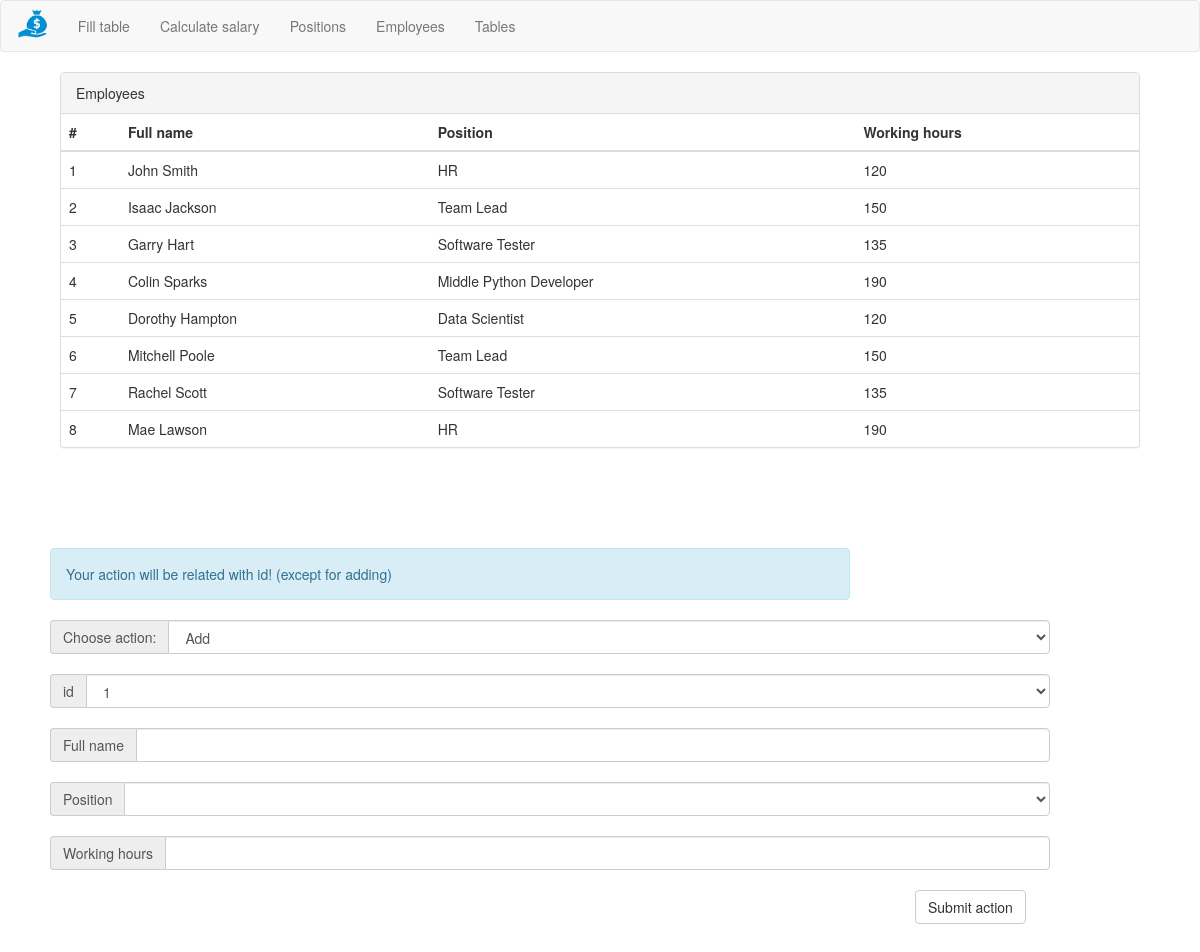
/employees/, run on an earlier commit of the app's database.
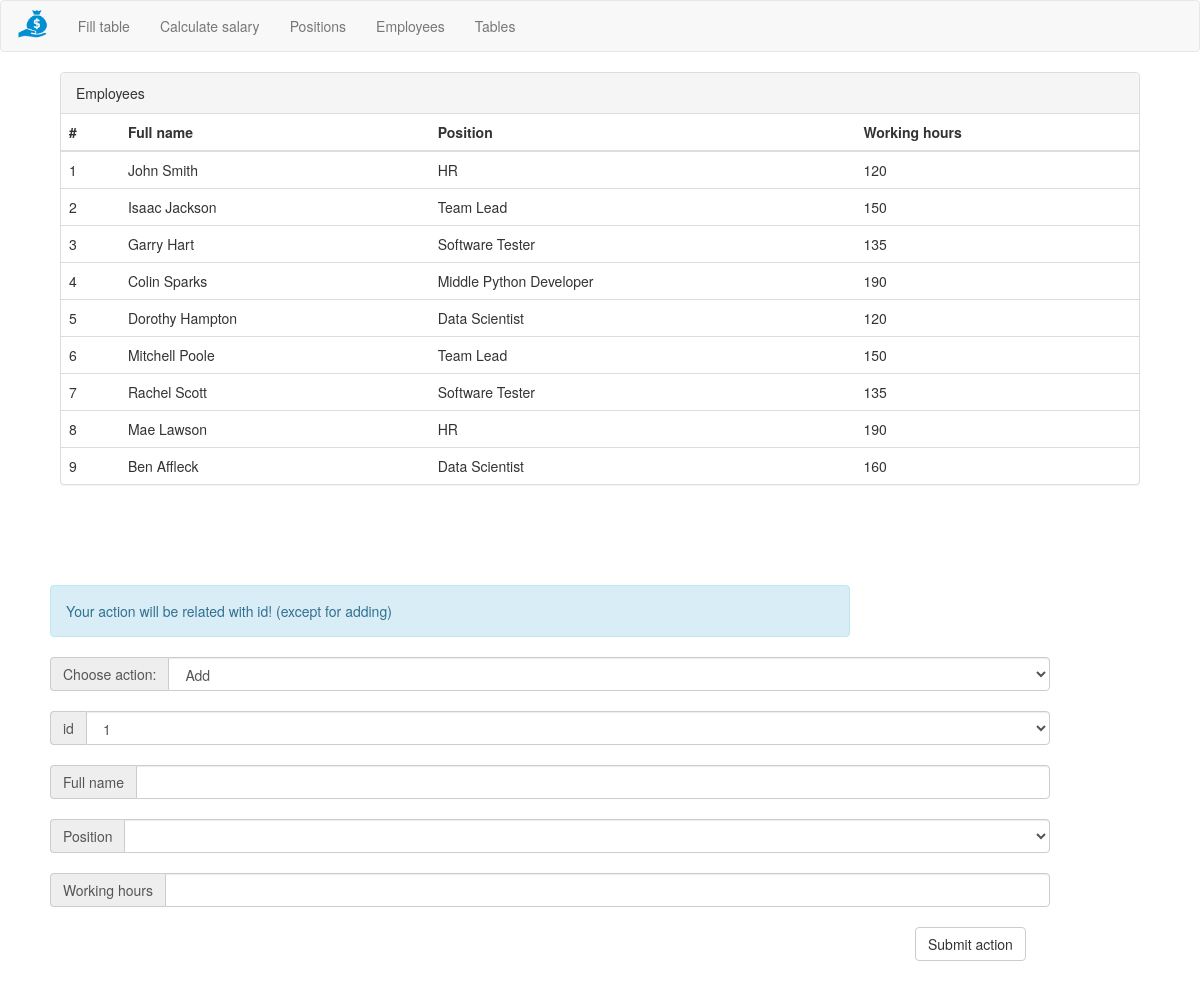
And on a later commit of the database.
### tables this page shows
CREATE TABLE Employees (id INTEGER, name TEXT, post TEXT, rate INTEGER);

### __init__.py (the view)
@app.route('/employees/')
def employees():
    try:
        POSTS_DATA = Position().get_all_db_data()
        EMPLOYEES_DATA = Employee().get_all_db_data()
        return render_template("employees.html", EMPLOYEES_DATA=EMPLOYEES_DATA, POSTS_DATA=POSTS_DATA, error=None)
    except Exception as e:
        traceback.format_exc()
        return render_template("employees.html", error="Exception has been caught: " + e.args[0])

### Employee.py (called while the page is built)
    def get_all_db_data(self):
        db = sqlite.connect(self.database)
        db.row_factory = sqlite.Row
        with db:
            conn = db.cursor()
            conn.execute("SELECT * FROM {}".format(self.table))
            data = conn.fetchall()
            return data

### Position.py (called while the page is built)
    def get_all_db_data(self):
        db = sqlite.connect(self.database)
        db.row_factory = sqlite.Row
        with db:
            conn = db.cursor()
            conn.execute("SELECT * FROM {}".format(self.table))
            data = conn.fetchall()
            return data

### templates/employees.html (shortened to what this page needs)
{% extends "header.html" %}
{% block body %}
    <div class="panel panel-default" style="max-width: 90%; margin: auto;">
        <div class="panel-heading">Employees </div>
        <table class="table">
            <thead>
                <th> # </th>
                <th> Full name </th>
                <th> Position </th>
                <th> Working hours </th>
            </thead>
            <tbody>
                {% for item in EMPLOYEES_DATA:%}
                <tr>
                    <td> {{item["id"]}} </td>
                    <td> {{item["name"]}} </td>
                    <td> {{item["post"]}} </td>
                    <td> {{item["rate"]}} </td>
                </tr>
                {% endfor %}
            </tbody>
        </table>
    </div>
    <form method="POST" action="/employees-handler/">
        <div class="alert alert-info" role="alert" style="margin:100px 50px 20px 50px; width: 800px;">
            Your action will be related with id! (except for adding)
        </div>
        <div class="input-group" style="margin: 20px 50px; width: 1000px;">
            <span class="input-group-addon" id="basic-addon1"> Choose action: </span>
            <select type="text" class="form-control"
                    aria-describedby="basic-addon1" name="action" value="{{request.form.action}}">
                <option value="add"> Add </option>
            </select>
        </div>
        <div class="input-group" style="margin: 20px 50px; width: 1000px;">
            <span class="input-group-addon" id="basic-addon1"> id </span>
            <select type="text" class="form-control"
                    aria-describedby="basic-addon1" name="id" value="{{request.form.id}}">
                {% for employee in EMPLOYEES_DATA%}
                <option value="{{employee['id']}}">{{employee["id"]}}</option>
                {% endfor %}
            </select>
        </div>
        <div class="input-group" style="margin: 20px 50px; width: 1000px;">
            <span class="input-group-addon" id="basic-addon1"> Full name </span>
            <input type="text" class="form-control"
                    aria-describedby="basic-addon1" name="name" value="{{request.form.name}}">
        </div>
        <div class="input-group" style="margin: 20px 50px; width: 1000px;">
            <span class="input-group-addon" id="basic-addon1"> Position </span>
            <select type="text" class="form-control"
                    aria-describedby="basic-addon1" name="post" value="{{request.form.post}}">
                <option value=""></option>
                {% for post in POSTS_DATA%}
                <option value='{{post["name"]}}'>{{post["name"]}}</option>
                {% endfor%}
            </select>
        </div>
        <div class="input-group" style="margin: 20px 50px; width: 1000px;">
            <span class="input-group-addon" id="basic-addon1"> Working hours </span>
            <input type="text" class="form-control"
                    aria-describedby="basic-addon1" name="rate" value="{{request.form.rate}}">
        </div>
        <button type="submit" class="btn btn-default" style="margin-left: 915px; margin-bottom: 50px;"> Submit action </button>
    </form>
{% endblock%}

### templates/header.html (shortened to what this page needs)
<!DOCTYPE html>
<html lang="ua">
<head>
    <link href="../static/css/bootstrap.min.css" rel="stylesheet">
</head>
<header>
    <nav class="navbar navbar-default">
        <div class="navbar-header">
            <a class="navbar-brand"><img src="../static/img/salary-packaging.png"
                                         style="height: 30px; margin-top: -7px;"></a>
        </div>
        <div class="container-fluid">
            <div class="collapse navbar-collapse" id="bs-example-navbar-collapse-1">
                <ul class="nav navbar-nav">
                    <li><a href="/new-table">Fill table </a></li>
                    <li><a href="/salaries">Calculate salary</a></li>
                    <li><a href="/positions">Positions </a></li>
                    <li><a href="/employees">Employees </a></li>
                    <li><a href="/tables">Tables </a></li>
                </ul>
            </div>
        </div>
    </nav>
</header>
<body>
    {% block body %}{% endblock %}
</body>
</html>

What changed in the data, as far as the page shows it:
added Employees: id "9", name "Ben Affleck", post "Data Scientist", rate "160"
